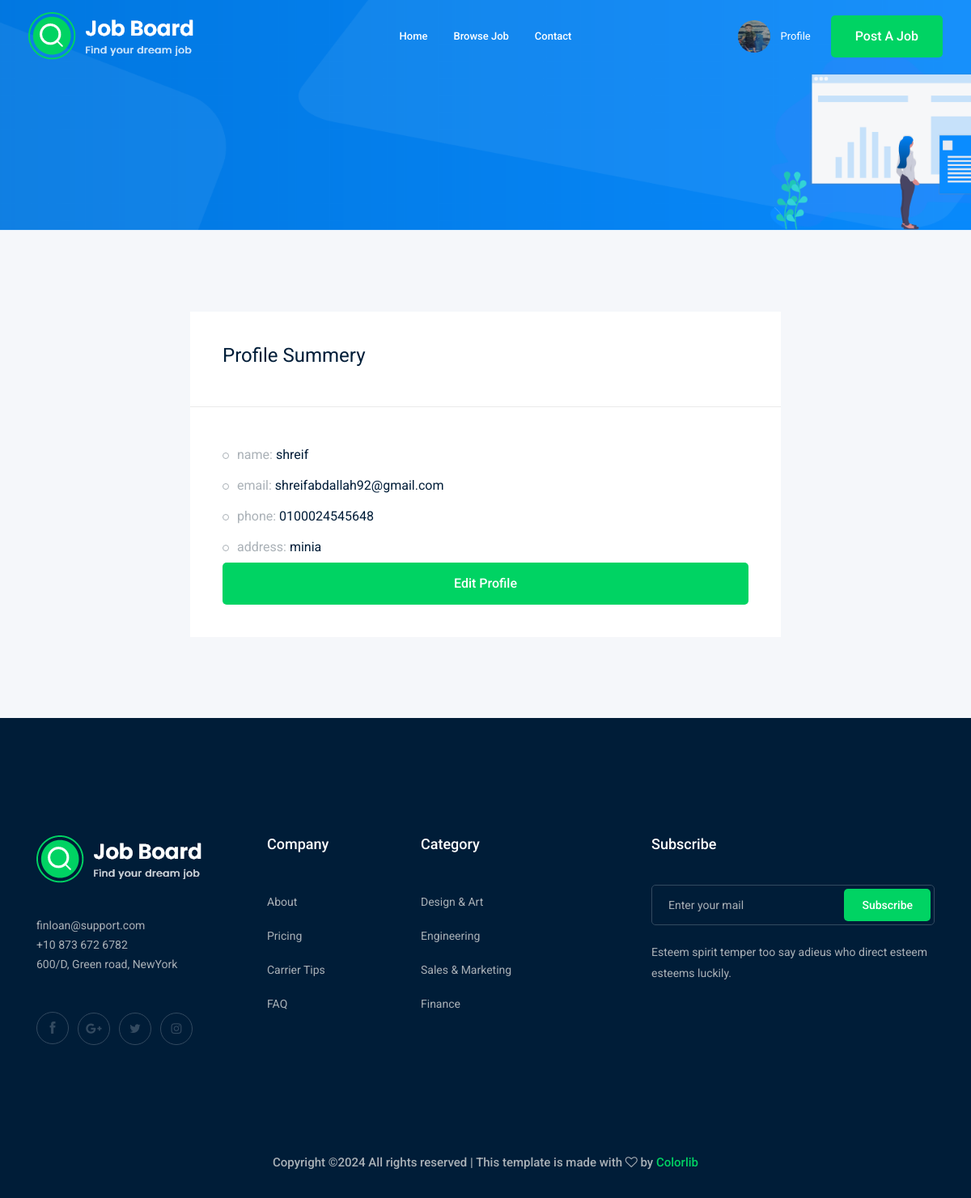
/accounts/profile/ (signed in), run on the app's committed database.
### accounts/models.py (models this page shows)
class Profile(models.Model):
    user = models.OneToOneField(User, on_delete=models.CASCADE)
    city = models.ForeignKey('City', related_name='user_city', on_delete=models.CASCADE, blank=True, null=True)
    phone_number = models.CharField(max_length=15)
    image = models.ImageField(upload_to='profile/')
    def __str__(self):
        return str(self.user)

class City(models.Model):
    name = models.CharField(max_length=30)
    def __str__(self) -> str:
        return self.name

### accounts/views.py (the view)
# urls.py: path('profile/', views.profile, name='profile'),
def profile(request):
    profile = Profile.objects.get(user=request.user)
    return render(request, 'accounts/profile.html', {'profile': profile})

### accounts/templates/accounts/profile.html (shortened to what this page needs)
{% extends "base.html" %}
{% load static %}
{% load bootstrap4 %}
    {% block content %}
    <div class="bradcam_area bradcam_bg_1">
        <div class="container">
            <div class="row">
                <div class="col-xl-12">
                </div>
            </div>
        </div>
    </div>
    <div class="job_details_area">
        <div class="container">
            <div class="row">
                <div class="col-lg-8 mx-auto">
                    <div class="job_sumary">
                        <div class="summery_header">
                            <h3>Profile Summery</h3>
                        </div>
                        <div class="job_content">
                            <ul>
                                <li>name: <span>{{profile}}</span></li>
                                <li>email: <span>{{profile.user.email}} </span></li>
                                <li>phone: <span>{{profile.phone_number}}</span></li>
                                <li>address: <span>{{profile.city}}</span></li>
                            </ul>
                                <a class="boxed-btn3 w-100" href="{% url 'accounts:profile_edit' %}">edit profile</a>
                        </div>
                    </div>
                </div>
            </div>
        </div>
    </div>
    {% endblock content %}

### templates/partes/header.html (shortened to what this page needs)
{% load static %}
    <header>
        <div class="header-area ">
            <div id="sticky-header" class="main-header-area">
                <div class="container-fluid ">
                    <div class="header_bottom_border">
                        <div class="row align-items-center">
                            <div class="col-xl-3 col-lg-2">
                                <div class="logo">
                                    <a href="/">
                                        <img src="{% static 'img/logo.png' %}" alt="">
                                    </a>
                                </div>
                            </div>
                            <div class="col-xl-6 col-lg-7">
                                <div class="main-menu  d-none d-lg-block">
                                    <nav>
                                        <ul id="navigation">
                                            <li><a href="/">home</a></li>
                                            <li><a href="{% url 'jobs:job_list' %}">Browse Job</a></li>
                                            <li><a href="{% url 'contact:contact' %}">Contact</a></li>
                                        </ul>
                                    </nav>
                                </div>
                            </div>
                            <div class="col-xl-3 col-lg-3 d-none d-lg-block">
                                <div class="Appointment">
                                    <div class="phone_num d-none d-xl-block">
                                        {% if user.is_authenticated %}
                                            <div class="d-flex align-items-center">
                                                {% if user.profile.image %}
                                                    <img src="{{ user.profile.image.url }}" alt="User Photo" class="rounded-circle" width="40" height="40">
                                                {% else %}
                                                    <img src="{% static 'img/svg_icon/1.svg' %}" alt="Default Photo" class="rounded-circle" width="40" height="40">
                                                {% endif %}
                                                <div class="ms-2">
                                                    <a href="{% url 'accounts:profile' %}" class="btn btn-link">Profile</a>
                                                </div>
                                            </div>
                                        {% else %}
                                            <a href="{% url 'login' %}" class="btn btn-link">Log in</a>
                                        {% endif %}
                                    </div>
                                    <div class="d-none d-lg-block">
                                        <a class="boxed-btn3" href="{% url 'jobs:add_job' %}">Post a Job</a>
                                    </div>
                                </div>
                            </div>
                            <div class="col-12">
                            </div>
                        </div>
                    </div>
                </div>
            </div>
        </div>
    </header>

### data on the page
Profile: user.username "shreif", user.email "shreifabdallah92@gmail.com", phone_number "0100024545648", city "minia"
